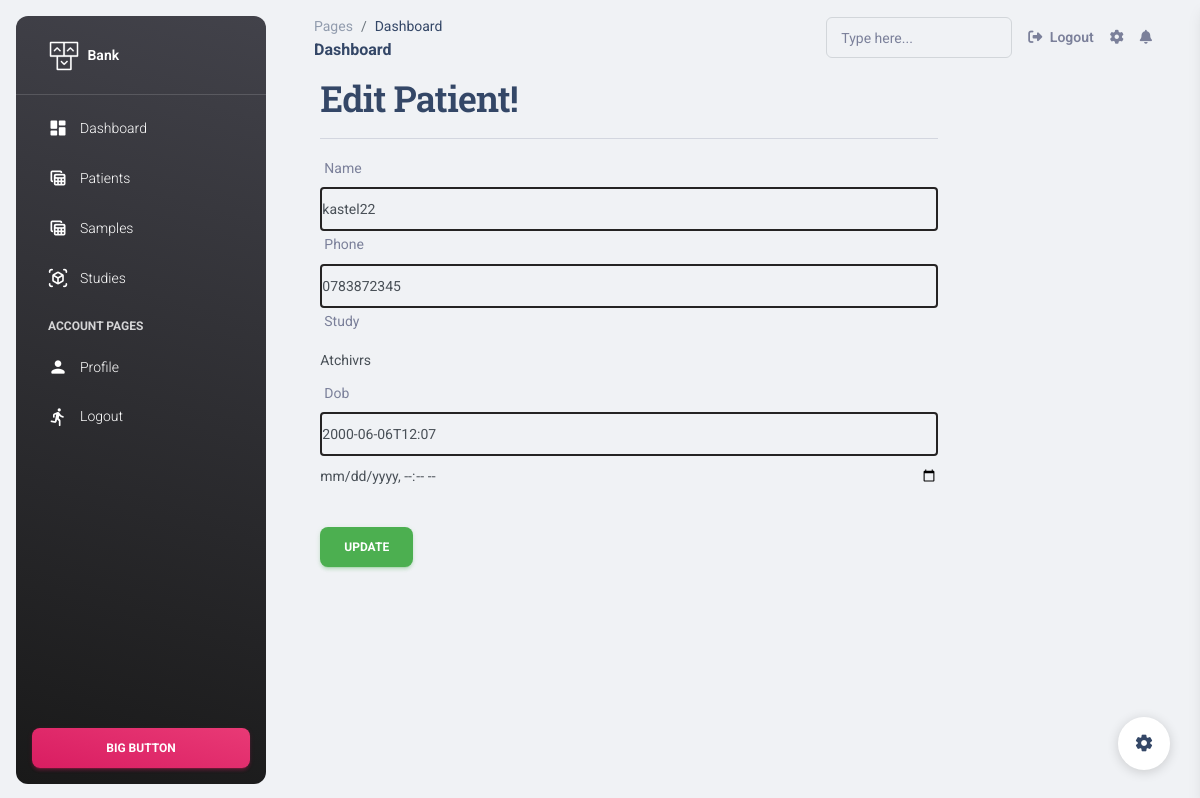
The app's page /4/edit/ (signed in) with its own data.
### apps/home/models.py (models this page shows, shortened)
class Patient(models.Model):
    sex = [("Male","Male"),("Female","Female"),("n/a","n/a")]
    id = models.AutoField(primary_key=True)
    name = models.CharField(max_length=200)
    dob = models.CharField(max_length=200)
    gender = models.CharField(choices=sex,max_length=10)
    phone = models.CharField(max_length=20, default="0783872345")
    age = models.CharField(max_length=20, default="1")
    study = models.ForeignKey(Study, on_delete=models.CASCADE, default=1)

### apps/home/views.py (the view, shortened to what this page needs)
# urls.py: re_path(r'^(?P<patientid>\d+)/edit/$',views.UpdatePatientView.as_view(), name='edit_patient'),
class UpdatePatientView(LoginRequired, AuthorshipRequired, UpdateView):
    template_name = 'patients/edit_patient.html'
    model = Patient
    pk_url_kwarg = 'patientid'
    fields = ['name','phone','study','dob']

### apps/context_processors.py (called while the page is built)
def cfg_assets_root(request):
    return { 'ASSETS_ROOT' : settings.ASSETS_ROOT }

### apps/home/mixins.py (called while the page is built)
    @method_decorator(login_required)
    def dispatch(self, *args, **kwargs):
        return super(LoginRequired, self).dispatch(*args, **kwargs)

    def dispatch(self, request, *args, **kwargs):
        obj = self.get_object()
        return super(AuthorshipRequired, self).dispatch(request, *args, **kwargs)

### apps/home/models.py (called while the page is built)
    def __str__(self) -> str:
        return self.name

### apps/templates/patients/edit_patient.html (shortened to what this page needs)
{% extends 'layouts/base.html' %}
{% load widget_tweaks %}
{% block content %}
<div style="margin-left: 5%;" class="col-md-offset-2 col-md-8">
    <h2>Edit Patient!</h2><hr>
    <form method="post">
        {% for field in form.visible_fields %}
            <div class="form-group">
                <label for="{{ field.id_for_label }}">{{ field.label }}</label>
                {{ field|add_class:'form-control' }}
            </div>
        {% endfor %}
        <input style="margin-bottom: 5%;" type="datetime-local" id="birthdaytime" class="form-control" name="birthdaytime">
        <div class="form-group">
            <button type="submit" class="btn btn-success">Update</button>
        </div>
    </form>
</div>
{% endblock %}

### apps/templates/patients/edit_patient.html (style rules this page uses)
input[type=text] { border: 2px solid rgb(37, 35, 35); border-radius: 4px; }

### records on screen
Patient: visible_fields "kastel22" "0783872345" "Atchivrs" "2000-06-06T12:07"

### other values on screen
{{ field.label }} "Name" "Phone" "Study" "Dob"
